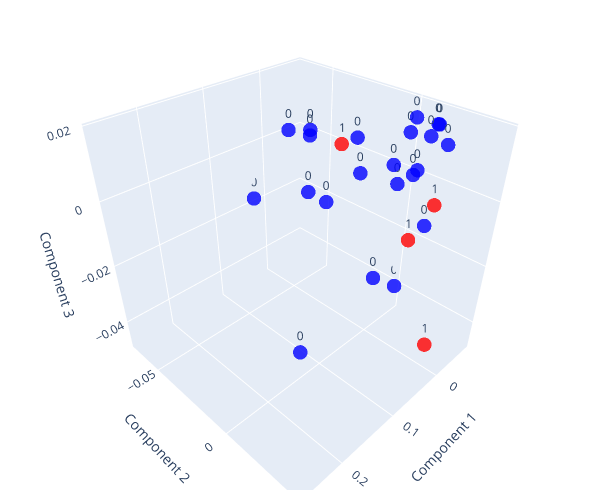

This figure's notebook cell:
### Code cell
pca,  kmeans, pca_data, dpn = run_pca(median_pivot[frequency_metrics+['DPN']])
plot_pca(pca_data, kmeans, dpn)

### Figure 1 — Plotly figure (JSON) as saved in the notebook; plotly's stock layout.template omitted (floating-point values rounded to 4 significant figures)
{"data": [{"marker": {"color": ["blue", "blue", "blue", "blue", "blue", "blue", "blue", "blue", "blue", "blue", "blue", "blue", "blue", "blue", "blue", "blue", "blue", "blue", "blue", "blue", "blue", "blue", "red", "red", "red", "red"], "opacity": 0.8, "size": 5}, "mode": "markers+text", "text": ["0", "0", "0", "0", "0", "0", "0", "0", "0", "0", "0", "0", "0", "0", "0", "0", "0", "0", "0", "0", "0", "0", "1", "1", "1", "1"], "textposition": "top center", "type": "scatter3d", "x": [-0.01016, 0.04242, 0.00246, 0.03179, -0.004484, -0.03674, -0.02586, -0.02535, -0.04002, 0.03876, -0.07051, -0.001242, 0.2614, 0.07204, 0.001394, -0.02973, -0.03694, 0.01095, -0.02137, -0.03045, -0.02843, -0.04567, -0.01965, 0.006062, -0.02912, -0.01153], "y": [-0.01166, -0.02572, 0.008244, -0.06838, 0.009386, 0.00809, -0.003534, 0.01193, 0.01756, -0.02773, -0.0004402, 0.02523, 0.03977, -0.007021, -0.03878, 0.02493, 0.01133, -0.04938, -0.01735, 0.007339, 0.01729, 0.01696, 0.01476, -0.01855, 0.02933, 0.0264], "z": [0.0007837, 0.01371, 0.00852, -0.0178, 0.002954, 0.01846, -0.03364, 0.004553, 0.01824, -0.005002, -0.04068, -0.004808, -0.004966, -9.984e-05, 0.007102, 0.01506, 0.004882, 0.007279, 0.009188, 0.01484, 0.01585, 0.01773, -0.01393, 0.008899, -0.04771, 0.0005785]}], "layout": {"height": 500, "margin": {"b": 10, "l": 10, "r": 10, "t": 10}, "scene": {"aspectmode": "cube", "aspectratio": {"x": 1, "y": 1, "z": 1}, "xaxis": {"title": {"text": "Component 1"}}, "yaxis": {"title": {"text": "Component 2"}}, "zaxis": {"title": {"text": "Component 3"}}}, "width": 600}}
